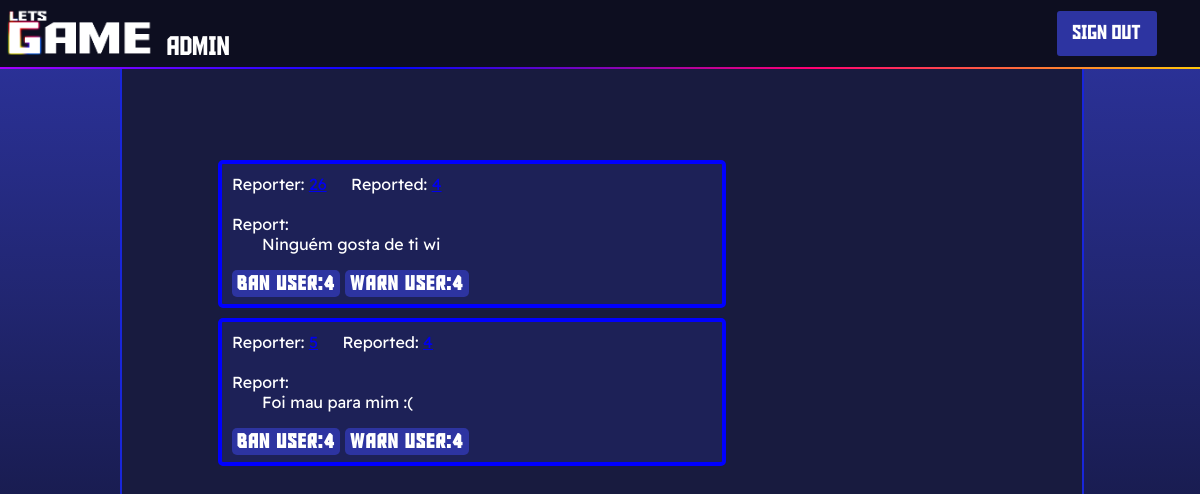
The app's page /admin/reportList.php (signed in) with its own data.
### tables this page shows
CREATE TABLE `report` (
  `reportID` int(11) NOT NULL,
  `senderID` int(11) NOT NULL,
  `receiverID` int(11) NOT NULL,
  `type` varchar(80) DEFAULT NULL,
  `tempo` datetime NOT NULL DEFAULT current_timestamp()
);

### admin/reportList.php (the view, shortened to what this page needs)
<html lang="en">
<head>
  <link rel="stylesheet" href="../styles.css">
  <link rel="stylesheet" href="./reportList.css">
</head>
<body>
  <?php
  include './navbar.php';
  include '../auth/db.php';
  ?>
  <div class="data">
    <?php
    $reports = $pdo->query('SELECT * FROM report order by tempo desc')->fetchAll();
    foreach ($reports as $report) {
      echo '
      <div style="border:solid 4px blue;border-radius:5px;width:500px;margin-left:10%;margin-bottom:10px;background-color:#2d35a13f;">
        <div style="padding:10px;">
          <p>Reporter:
          <a style="padding-right:20px" href="../profile.php?id=' . $report["senderID"] . '" class="itemLista">' . $report['senderID'] . '</a>
          Reported:
          <a href="../profile.php?id=' . $report["receiverID"] . '" class="itemLista">' . $report['receiverID'] . '</a>
          </p>
          <p ></br>Report:</br><p style="margin-left:30px;padding-bottom:20px">' . $report['type'] . '</p></p>
          <a href="" class="buttones">BAN USER:' . $report["receiverID"] . '</a>
          <a href="" class="buttones">WARN USER:' . $report["receiverID"] . '</a>
        </div>
      </div>';
    }
    ?>
  </div>
</body>
</html>

### styles.css (style rules this page uses)
* { margin: 0; padding: 0; }
html { background-color: #0d0e20; }
body { -webkit-font-smoothing: antialiased; background-color: #e5e5f7; background-image: linear-gradient(0deg, #0d0e20 0%, rgb(45, 52, 161) 100%); background-size: cover; color: white; font-family: "ReadexPro"; overflow-x: hidden; }
* { scrollbar-width: auto; scrollbar-color: #2d34a1 #000; }

### admin/reportList.css (style rules this page uses)
.data { z-index: 0; padding-top: 120pt; width: 80%; background-color: #181b3f; margin-left: 10%; height: calc(100vh - 120pt); flex-direction: column; justify-content: space-between; border-right: 2pt solid #1926da; border-left: 2pt solid #1926da; animation: fadeInAnimation ease 0.5s; animation-iteration-count: 1; animation-fill-mode: forwards; }
.buttones { letter-spacing: 1pt; font-family: "Aldo"; align-self: center; text-align: center; text-decoration: none; font-size: 15pt; font-weight: bold; text-transform: uppercase; outline: 0; background: #2d34a1; width: 80%; border: 0; padding: 5px; color: #ffffff; cursor: pointer; border-radius: 5px; transition: 0.1s; transform: translateZ(0); margin-bottom: 2%; }

### records on screen
report: type "Ninguém gosta de ti wi", receiverID "4"
report: type "Foi mau para mim :(", receiverID "4"
